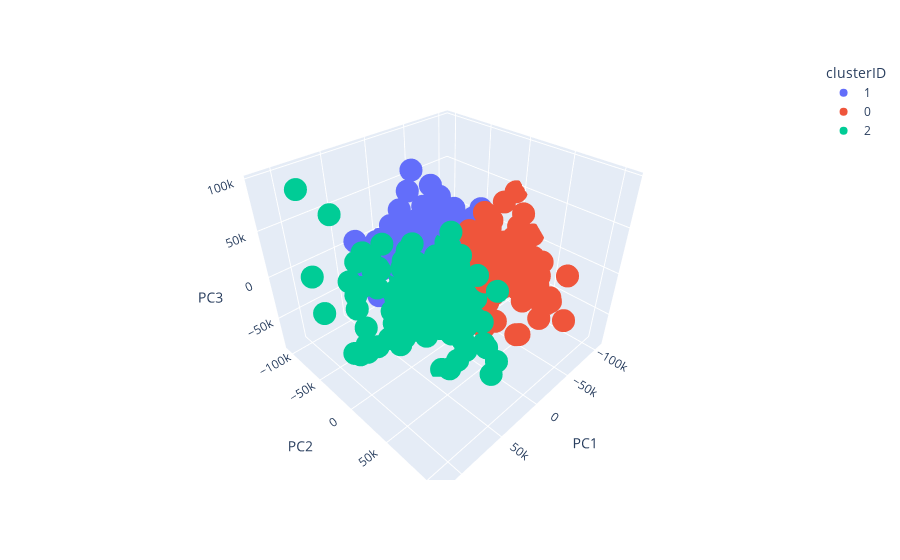

Write notebook code for a chart like this one.
### Code cell
# Simple clustering analysis 
est = KMeans(n_clusters=3,random_state=0)

pc_df = pc_df_raw.copy()

#est.fit(pc_df.drop(columns=['time']))
est.fit(pc_df[['PC1', 'PC2', 'PC3', 'PC4']])
labels = est.labels_

# Plot
fig = plt.figure(0, figsize=(4, 3))
pc_df["clusterID"]=labels.astype('str')
fig = px.scatter_3d(pc_df, x='PC1', y='PC2', z='PC3',color='clusterID')
fig.show()

### Figure 1 — Plotly figure (JSON) as saved in the notebook; plotly's stock layout.template omitted (floating-point values rounded to 4 significant figures; data arrays with more than 128 entries replaced by an {"elided": "..."} marker saying what was removed)
{"data": [{"hovertemplate": "clusterID=1<br>PC1=%{x}<br>PC2=%{y}<br>PC3=%{z}<extra></extra>", "legendgroup": "1", "marker": {"color": "#636efa", "symbol": "circle"}, "mode": "markers", "name": "1", "scene": "scene", "showlegend": true, "type": "scatter3d", "x": {"elided": "232 float values"}, "y": {"elided": "232 float values"}, "z": {"elided": "232 float values"}}, {"hovertemplate": "clusterID=0<br>PC1=%{x}<br>PC2=%{y}<br>PC3=%{z}<extra></extra>", "legendgroup": "0", "marker": {"color": "#EF553B", "symbol": "circle"}, "mode": "markers", "name": "0", "scene": "scene", "showlegend": true, "type": "scatter3d", "x": {"elided": "191 float values"}, "y": {"elided": "191 float values"}, "z": {"elided": "191 float values"}}, {"hovertemplate": "clusterID=2<br>PC1=%{x}<br>PC2=%{y}<br>PC3=%{z}<extra></extra>", "legendgroup": "2", "marker": {"color": "#00cc96", "symbol": "circle"}, "mode": "markers", "name": "2", "scene": "scene", "showlegend": true, "type": "scatter3d", "x": {"elided": "225 float values"}, "y": {"elided": "225 float values"}, "z": {"elided": "225 float values"}}], "layout": {"legend": {"title": {"text": "clusterID"}, "tracegroupgap": 0}, "margin": {"t": 60}, "scene": {"domain": {"x": [0, 1], "y": [0, 1]}, "xaxis": {"title": {"text": "PC1"}}, "yaxis": {"title": {"text": "PC2"}}, "zaxis": {"title": {"text": "PC3"}}}}}
